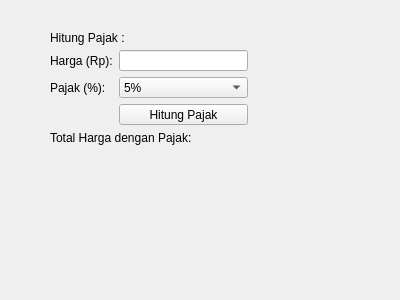
<?xml version="1.0" encoding="UTF-8"?>
<ui version="4.0">
 <class>MainWindow</class>
 <widget class="QMainWindow" name="MainWindow">
  <property name="geometry">
   <rect>
    <x>0</x>
    <y>0</y>
    <width>400</width>
    <height>300</height>
   </rect>
  </property>
  <property name="windowTitle">
   <string>Hitung Pajak</string>
  </property>
  <widget class="QWidget" name="centralwidget">
   <widget class="QLabel" name="label">
    <property name="geometry">
     <rect>
      <x>50</x>
      <y>30</y>
      <width>111</width>
      <height>16</height>
     </rect>
    </property>
    <property name="text">
     <string>Hitung Pajak :</string>
    </property>
   </widget>
   <widget class="QWidget" name="">
    <property name="geometry">
     <rect>
      <x>50</x>
      <y>50</y>
      <width>198</width>
      <height>115</height>
     </rect>
    </property>
    <layout class="QGridLayout" name="gridLayout">
     <item row="0" column="0">
      <widget class="QLabel" name="labelHarga">
       <property name="text">
        <string>Harga (Rp):</string>
       </property>
      </widget>
     </item>
     <item row="0" column="1">
      <widget class="QLineEdit" name="lineEditHarga"/>
     </item>
     <item row="1" column="0">
      <widget class="QLabel" name="labelPajak">
       <property name="text">
        <string>Pajak (%):</string>
       </property>
      </widget>
     </item>
     <item row="1" column="1">
      <widget class="QComboBox" name="comboBoxPajak">
       <item>
        <property name="text">
         <string>5%</string>
        </property>
       </item>
       <item>
        <property name="text">
         <string>10%</string>
        </property>
       </item>
       <item>
        <property name="text">
         <string>15%</string>
        </property>
       </item>
      </widget>
     </item>
     <item row="2" column="1">
      <widget class="QPushButton" name="pushButtonHitung">
       <property name="text">
        <string>Hitung Pajak</string>
       </property>
      </widget>
     </item>
     <item row="3" column="0" colspan="2">
      <widget class="QLabel" name="labelTotal">
       <property name="text">
        <string>Total Harga dengan Pajak:</string>
       </property>
      </widget>
     </item>
     <item row="4" column="0" colspan="2">
      <widget class="QLabel" name="labelHasil">
       <property name="text">
        <string/>
       </property>
      </widget>
     </item>
    </layout>
   </widget>
  </widget>
 </widget>
 <resources/>
 <connections/>
</ui>
